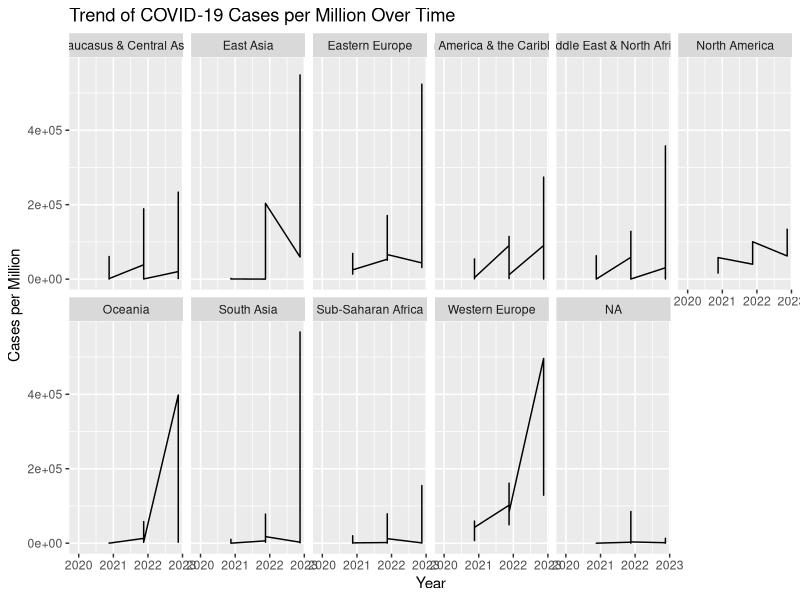
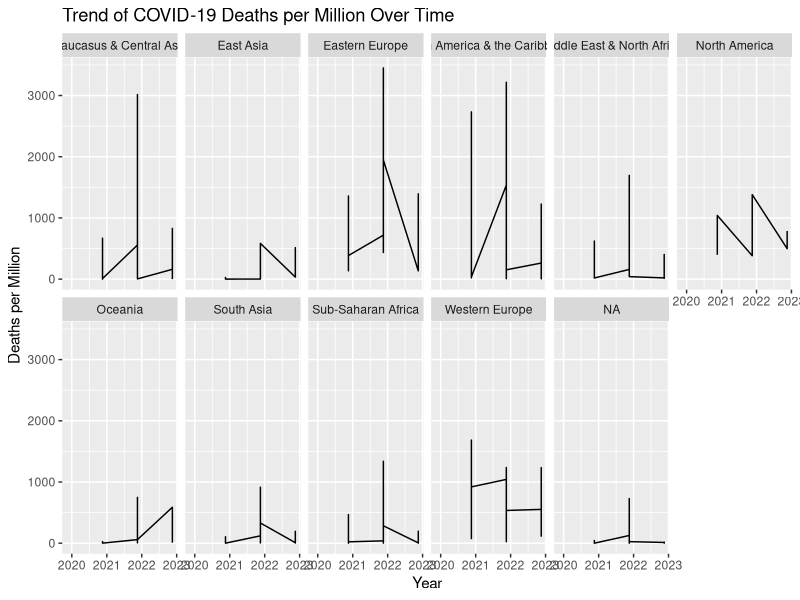
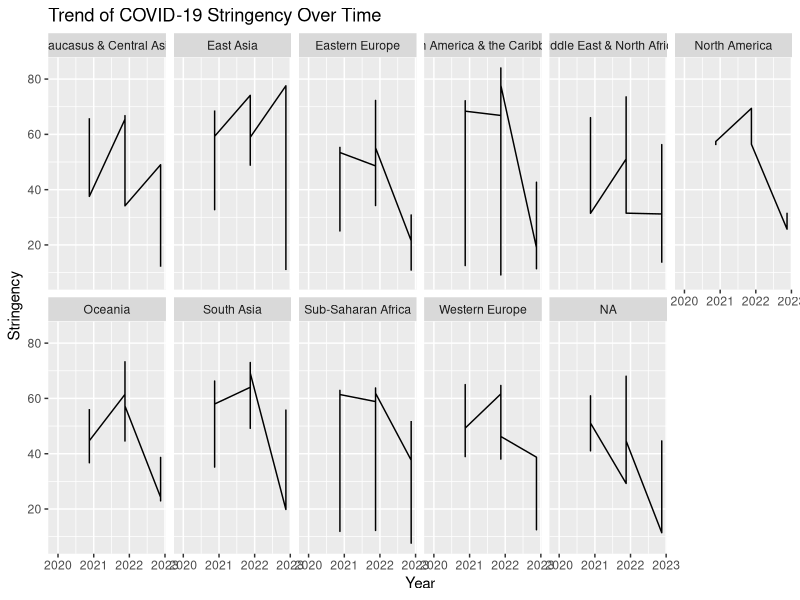
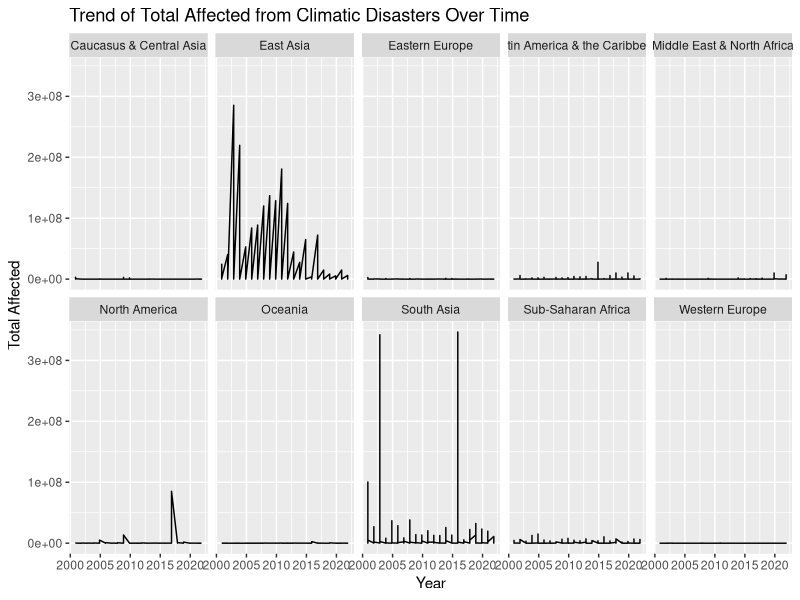
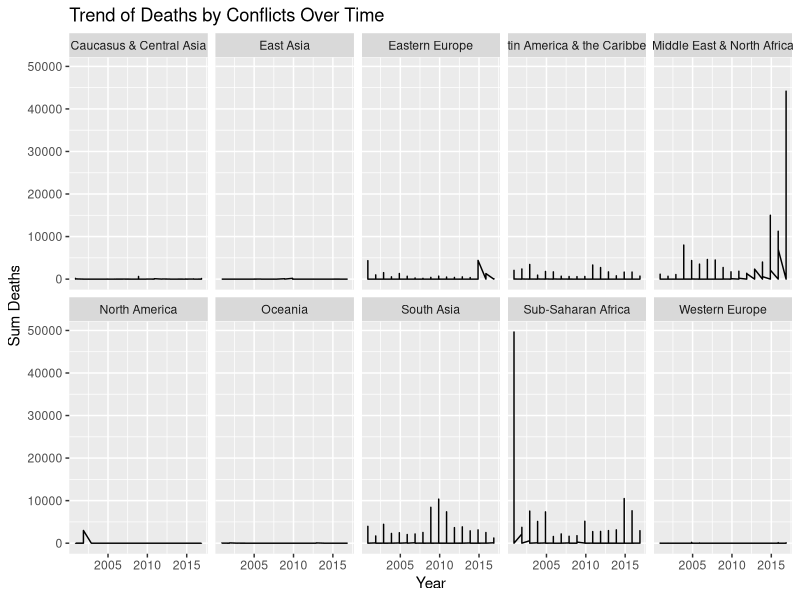
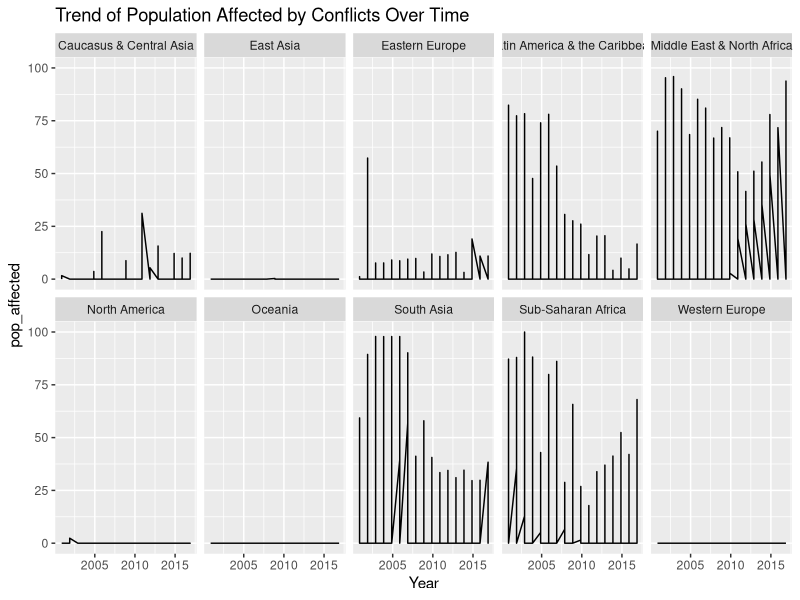
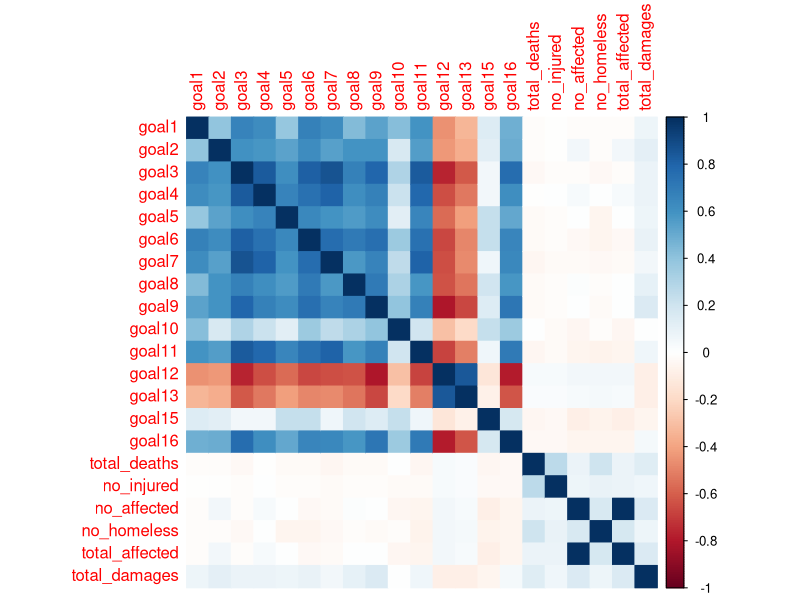
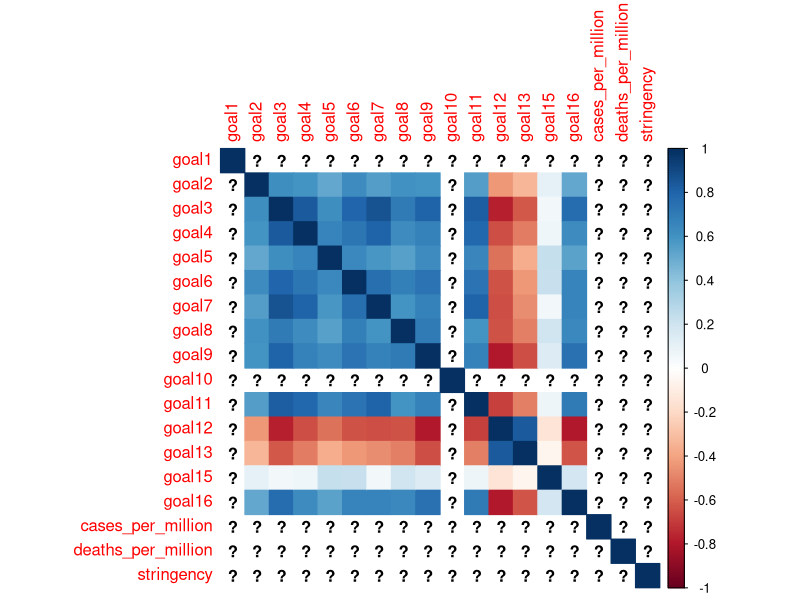

The R script that drew these images, in order: (Note: this script raises an error after producing the figures.)
###Is the evolution in sustainable development influenced by uncontrollable events, such as economic crisis, health crises and natural disasters? ###

install.packages("corrplot")
install.packages("ggplot2")
install.packages("reshape2")
install.packages("here")
library(corrplot)
library(ggplot2)
library(reshape2)
library(here)


# Importation of the data for this question
Q3.1 <- read.csv(here("scripts", "data", "data_question3_1.csv"))
Q3.2 <- read.csv(here("scripts", "data", "data_question3_2.csv"))
Q3.3 <- read.csv(here("scripts", "data", "data_question3_3.csv"))


#_____________________________________________________________________

#2. Data exploration
#Correlation_matrix <- cor(Q3.1[, c("goal1", "goal2", "goal3", "goal4", "goal5", "goal6", "goal7", "goal8", "goal9", "goa10", "goal11", "goal12", "goal13", "goal15", "goal16", "total_deaths")])


# Convert 'year' column to date format if it's not already in date format
Q3.1$year <- as.Date(as.character(Q3.1$year), format = "%Y")
Q3.2$year <- as.Date(as.character(Q3.2$year), format = "%Y")
Q3.3$year <- as.Date(as.character(Q3.3$year), format = "%Y")

# Replace the missing values by zero
Q3.1[is.na(Q3.1)] <- 0
print(Q3.1)

# Explore descriptive statistics
summary(Q3.1)  # Display summary statistics for all variables


# Time-series analysis of COVID-19 cases per million by region
# Filter COVID-19 data for dates after 2019
covid_filtered <- Q3.2[Q3.2$year >= as.Date("2019-01-01"), ]

ggplot(data = covid_filtered, aes(x = year, y = cases_per_million)) +
  geom_line() +
  labs(title = "Trend of COVID-19 Cases per Million Over Time", x = "Year", y = "Cases per Million")+
  facet_wrap(~ region, nrow = 2)  

# Time-series analysis of COVID-19 deaths per million by region
ggplot(data = covid_filtered, aes(x = year, y = deaths_per_million)) +
  geom_line() +
  labs(title = "Trend of COVID-19 Deaths per Million Over Time", x = "Year", y = "Deaths per Million")+
  facet_wrap(~ region, nrow = 2)  

# Time-series analysis of COVID-19 stringency by region
ggplot(data = covid_filtered, aes(x = year, y = stringency)) +
  geom_line() +
  labs(title = "Trend of COVID-19 Stringency Over Time", x = "Year", y = "Stringency")+
  facet_wrap(~ region, nrow = 2)  



# Time-series analysis of climatic disasters with total affected
ggplot(data = Q3.1, aes(x = year, y = total_affected)) +
  geom_line() +
  labs(title = "Trend of Total Affected from Climatic Disasters Over Time", x = "Year", y = "Total Affected")+
  facet_wrap(~ region, nrow = 2)  # Modify nrow as per your preference for rows in facet grid


# Time-series analysis of Conflicts
# Filter conflict data for the years between 2000 and 2016
conflicts_filtered <- Q3.3[Q3.3$year >= as.Date("2000-01-01") & Q3.3$year <= as.Date("2016-12-31"), ]

ggplot(data = conflicts_filtered, aes(x = year, y = sum_deaths)) +
  geom_line() +
  labs(title = "Trend of Deaths by Conflicts Over Time", x = "Year", y = "Sum Deaths")+
  facet_wrap(~ region, nrow = 2)

#We can see that the regions' the most affected by the conflicts are : Middle east and north Africa, Sub-saharan Africa, South Asia, then less America & the Caribbean and Eastern Europe

ggplot(data = conflicts_filtered, aes(x = year, y = pop_affected)) +
  geom_line() +
  labs(title = "Trend of Population Affected by Conflicts Over Time", x = "Year", y = "pop_affected")+
  facet_wrap(~ region, nrow = 2)  
##We can see that the regions' the most affected by the conflicts are : Middle east and north Africa, Sub-saharan Africa, South Asia, America & the Caribbean, Eastern Europe ans sometimes Caucasus and Central Asia

#___________________________________________________________________________________________
#3. correlation Analysis per country -> irrelevant, I ll try to do it by region

# Extract relevant columns (goals and disaster variables) from Q3.1
disaster_data <- Q3.1[, c("goal1", "goal2", "goal3", "goal4", "goal5", "goal6", "goal7", "goal8", "goal9", "goal10", "goal11", "goal12", "goal13", "goal15", "goal16", "total_deaths", "no_injured", "no_affected", "no_homeless", "total_affected", "total_damages")]

# Compute correlation matrix
correlation_disaster <- cor(disaster_data)

# Visualize correlation matrix (optional)
corrplot::corrplot(correlation_disaster, method = "color")




# Extract relevant columns (goals and COVID-19 variables) from Q3.2
covid_data <- Q3.2[, c("goal1", "goal2", "goal3", "goal4", "goal5", "goal6", "goal7", "goal8", "goal9", "goal10", "goal11", "goal12", "goal13", "goal15", "goal16", "cases_per_million", "deaths_per_million", "stringency")]

# Compute correlation matrix
correlation_covid <- cor(covid_data)

# Visualize correlation matrix (optional)
corrplot::corrplot(correlation_covid, method = "color")




# Extract relevant columns (goals and conflict variables) from Q3.3
conflict_data <- Q3.3[, c("goal1", "goal2", "goal3", "goal4", "goal5", "goal6", "goal7", "goal8", "goal9", "goal10", "goal11", "goal12", "goal13", "goal15", "goal16", "pop_affected", "area_affected", "max_intensity")]

# Compute correlation matrix
correlation_conflict <- cor(conflict_data)

# Visualize correlation matrix (optional)
corrplot::corrplot(correlation_conflict, method = "color")





####### 3. correlation Analysis per Region#####

# Get the names of the regions from the disaster dataset
regions <- unique(Q3.1$region)

# Group data by region and calculate mean for each variable
disaster_data_by_region <- Q3.1 %>%
  group_by(region) %>%
  summarize(across(starts_with("goal"), mean),  # Compute mean for goal variables
            across(total_deaths:total_damages, sum))  # Sum for disaster-related variables

# Compute correlation matrix for each region
correlation_disaster_by_region <- cor(disaster_data_by_region[, -1])

# Visualize correlation matrix for each region (optional)
corrplot::corrplot(correlation_disaster_by_region, method = "color")





grouped_data_by_region <- Q3.1 %>%
  group_by(region)

# Specify the list of disaster-related variables you want to correlate with SDG goals
disaster_variables <- c("total_affected", "total_deaths", "no_injured", "total_damages", "no_homeless")  # Update with your desired variables

# Compute correlations between SDG goals and multiple disaster-related variables for each region
correlations_by_region <- grouped_data_by_region %>%
  summarize(across(starts_with("goal"), ~cor(.x, across(all_of(disaster_variables)))), .groups = "drop")

# View correlations by region
print(correlations_by_region)





# Subset data for South and East Asia from Q3.1 dataset
south_east_asia_data <- Q3.1[Q3.1$region %in% c("South Asia", "East Asia"), ]


# Select relevant columns for correlation analysis
relevant_columns <- c("goal1", "goal2", "goal3", "goal4", "goal5", "goal6", "goal7", "goal8", "goal9", "goal10", "goal11", "goal12", "goal13", "goal15", "goal16", "total_affected")

# Compute correlation matrix for South and East Asia data
correlation_matrix_disaster_Asia <- cor(south_east_asia_data[, relevant_columns], use = "complete.obs")

# View the correlation matrix
print(correlation_matrix)

# Melt the correlation matrix for ggplot2
cor_melted <- as.data.frame(as.table(correlation_matrix_disaster_Asia))
names(cor_melted) <- c("Variable1", "Variable2", "Correlation")

# Create the heatmap
ggplot(data = cor_melted, aes(Variable1, Variable2, fill = Correlation)) +
  geom_tile() +
  scale_fill_gradient2(low = "blue", high = "red", mid = "white",
                       midpoint = 0, limit = c(-1, 1), space = "Lab",
                       name = "Correlation") +
  theme_minimal() +
  theme(axis.text.x = element_text(angle = 45, vjust = 1, size = 8, hjust = 1),
        axis.text.y = element_text(size = 8)) +
  coord_fixed() +
  labs(x = '', y = '',
       title = 'Correlation between the climate disasters and the SDG goals in South and East Asia')



##3. Correlation Analysis COVID###

# Filter COVID-19 data for the relevant time period
covid_filtered <- Q3.2[Q3.2$year >= as.Date("2019-01-01"), ]

# Select relevant columns for correlation analysis
relevant_columns <- c("goal1", "goal2", "goal3", "goal4", "goal5", "goal6", "goal7", "goal8", "goal9", "goal10", "goal11", "goal12", "goal13", "goal15", "goal16", "stringency", "cases_per_million")
# Subset data with relevant columns for correlation analysis
relevant_data <- covid_filtered[, relevant_columns]

# Compute correlation matrix for Covid Data
correlation_matrix_Covid <- cor(relevant_data, use = "complete.obs")

print(correlation_matrix_Covid)

# Melt the correlation matrix for ggplot2
cor_melted <- as.data.frame(as.table(correlation_matrix_Covid))
names(cor_melted) <- c("Variable1", "Variable2", "Correlation")

# Create the heatmap
ggplot(data = cor_melted, aes(Variable1, Variable2, fill = Correlation)) +
  geom_tile() +
  scale_fill_gradient2(low = "blue", high = "red", mid = "white",
                       midpoint = 0, limit = c(-1, 1), space = "Lab",
                       name = "Correlation") +
  theme_minimal() +
  theme(axis.text.x = element_text(angle = 45, vjust = 1, size = 8, hjust = 1),
        axis.text.y = element_text(size = 8)) +
  coord_fixed() +
  labs(x = '', y = '',
       title = 'Correlation between COVID and the SDG goals')


##3. Correlation Analysis Conflicts###

# Filter data for specific regions
selected_regions <- c("Middle East & North Africa", "Sub-Saharan Africa", "South Asia", "Latin America & the Caribbean", "Eastern Europe")
conflicts_selected <- Q3.3[Q3.3$region %in% selected_regions, ]

# Select relevant columns for the correlation analysis
relevant_columns <- c("goal1", "goal2", "goal3", "goal4", "goal5", "goal6", "goal7", "goal8", "goal9", "goal10", "goal11", "goal12", "goal13", "goal15", "goal16", "sum_deaths")

# Compute correlation matrix for the selected regions
correlation_matrix_Conflicts_Deaths <- cor(conflicts_selected[, relevant_columns], use = "complete.obs")

# View the correlation matrix
print(correlation_matrix_Conflicts_Deaths)

# Melt the correlation matrix for ggplot2
cor_melted <- as.data.frame(as.table(correlation_matrix_Conflicts_Deaths))
names(cor_melted) <- c("Variable1", "Variable2", "Correlation")

# Create the heatmap
ggplot(data = cor_melted, aes(Variable1, Variable2, fill = Correlation)) +
  geom_tile() +
  scale_fill_gradient2(low = "blue", high = "red", mid = "white",
                       midpoint = 0, limit = c(-1, 1), space = "Lab",
                       name = "Correlation") +
  theme_minimal() +
  theme(axis.text.x = element_text(angle = 45, vjust = 1, size = 8, hjust = 1),
        axis.text.y = element_text(size = 8)) +
  coord_fixed() +
  labs(x = '', y = '',
       title = 'Correlation between Conflicts deaths and the SDG goals')




# Filter data for specific regions
selected_regions <- c("Latin America & the Caribbean")
conflicts_selected <- Q3.3[Q3.3$region %in% selected_regions, ]

# Select relevant columns for the correlation analysis
relevant_columns <- c("goal1", "goal2", "goal3", "goal4", "goal5", "goal6", "goal7", "goal8", "goal9", "goal10", "goal11", "goal12", "goal13", "goal15", "goal16", "sum_deaths")

# Compute correlation matrix for the selected regions
correlation_matrix_Conflicts_Deaths <- cor(conflicts_selected[, relevant_columns], use = "complete.obs")

# View the correlation matrix
print(correlation_matrix_Conflicts_Deaths)

# Melt the correlation matrix for ggplot2
cor_melted <- as.data.frame(as.table(correlation_matrix_Conflicts_Deaths))
names(cor_melted) <- c("Variable1", "Variable2", "Correlation")

# Create the heatmap
ggplot(data = cor_melted, aes(Variable1, Variable2, fill = Correlation)) +
  geom_tile() +
  scale_fill_gradient2(low = "blue", high = "red", mid = "white",
                       midpoint = 0, limit = c(-1, 1), space = "Lab",
                       name = "Correlation") +
  theme_minimal() +
  theme(axis.text.x = element_text(angle = 45, vjust = 1, size = 8, hjust = 1),
        axis.text.y = element_text(size = 8)) +
  coord_fixed() +
  labs(x = '', y = '',
       title = 'Correlation between Conflicts deaths and the SDG goals')






# Filter data for specific regions (pop_affected)
selected_regions <- c("Middle East & North Africa", "Sub-Saharan Africa", "South Asia", "Latin America & the Caribbean", "Eastern Europe","Caucasus and Central Asia")
conflicts_selected <- Q3.3[Q3.3$region %in% selected_regions, ]

# Select relevant columns for the correlation analysis
relevant_columns <- c("goal1", "goal2", "goal3", "goal4", "goal5", "goal6", "goal7", "goal8", "goal9", "goal10", "goal11", "goal12", "goal13", "goal15", "goal16", "pop_affected")

# Compute correlation matrix for the selected regions
correlation_matrix_Conflicts_Pop_Affected <- cor(conflicts_selected[, relevant_columns], use = "complete.obs")

# View the correlation matrix
print(correlation_matrix_Conflicts_Pop_Affected)

# Melt the correlation matrix for ggplot2
cor_melted <- as.data.frame(as.table(correlation_matrix_Conflicts_Pop_Affected))
names(cor_melted) <- c("Variable1", "Variable2", "Correlation")

# Create the heatmap
ggplot(data = cor_melted, aes(Variable1, Variable2, fill = Correlation)) +
  geom_tile() +
  scale_fill_gradient2(low = "blue", high = "red", mid = "white",
                       midpoint = 0, limit = c(-1, 1), space = "Lab",
                       name = "Correlation") +
  theme_minimal() +
  theme(axis.text.x = element_text(angle = 45, vjust = 1, size = 8, hjust = 1),
        axis.text.y = element_text(size = 8)) +
  coord_fixed() +
  labs(x = '', y = '',
       title = 'Correlation between Conflicts Affected Population and the SDG goals')



###4. Regressions

#Disasters total affected, but which goal? 
# Perform linear regression
Lin_Reg_Disaster <- lm(goal1 ~ total_affected, data = Q3.1)

# Summary of the regression model
summary(Lin_Reg_Disaster)










